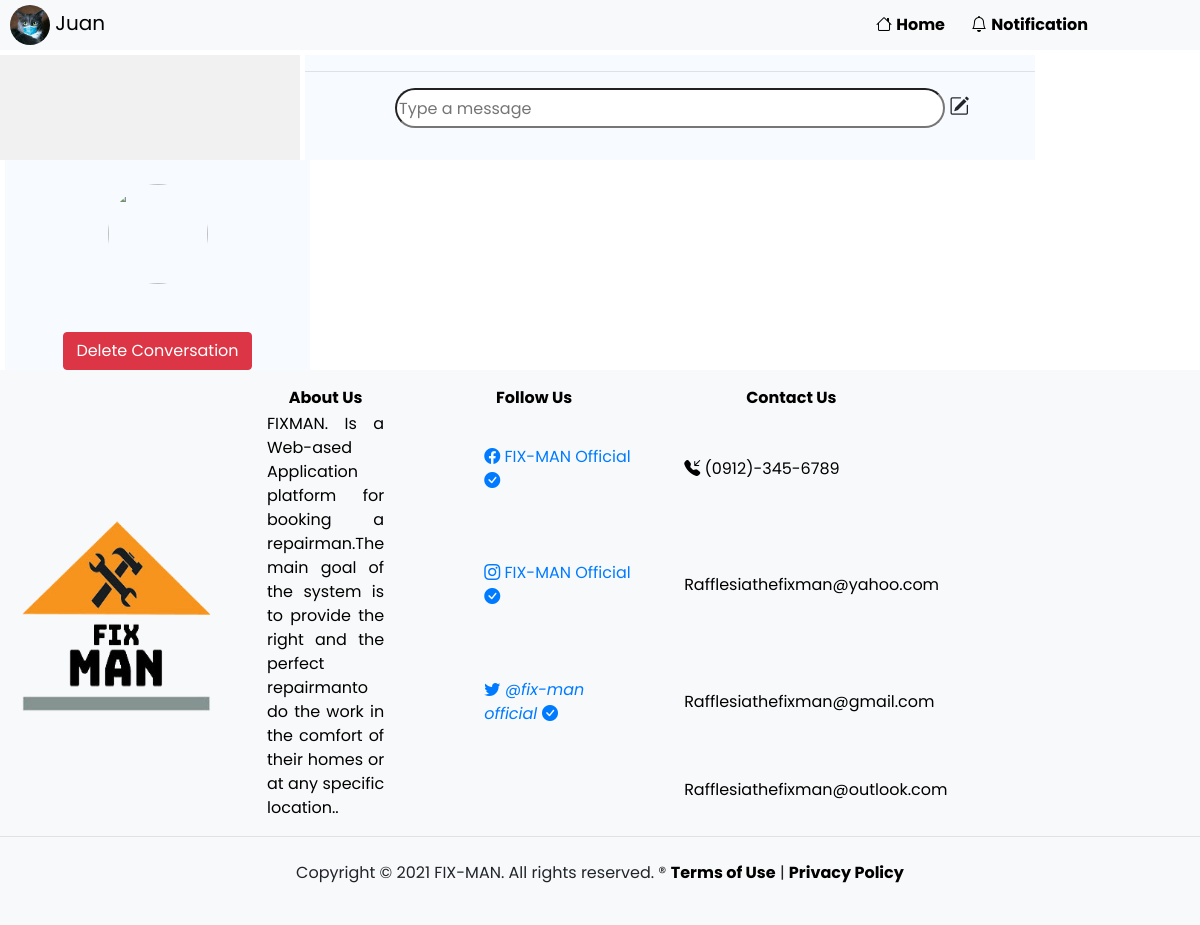
/repairman/messages.php (signed in), run on the app's committed database.
### tables this page shows
CREATE TABLE `repairman` (
  `repairmanid` int(11) NOT NULL,
  `fname` varchar(50) NOT NULL,
  `mname` varchar(50) NOT NULL,
  `lname` varchar(50) NOT NULL,
  `age` int(11) NOT NULL,
  `bdate` date NOT NULL,
  `address` varchar(50) NOT NULL,
  `contactno` varchar(50) NOT NULL,
  `gender` varchar(50) NOT NULL,
  `username` varchar(50) NOT NULL,
  `password` varchar(50) NOT NULL,
  `email` varchar(50) NOT NULL,
  `category` varchar(50) NOT NULL,
  `experience` varchar(50) NOT NULL,
  `fee` decimal(11,2) NOT NULL,
  `documents` varchar(100) NOT NULL,
  `documents2` varchar(50) NOT NULL,
  `documents3` varchar(50) NOT NULL,
  `profilepix` varchar(200) NOT NULL,
  `user_type` varchar(50) NOT NULL,
  `status` varchar(50) NOT NULL,
  `transaction` varchar(50) NOT NULL,
  `paymentopt` varchar(11) NOT NULL
);

### repairman/repairmanheader.php (the view, shortened to what this page needs)
<nav class="bg-light" style="height:50px;">
  <div class="row">
    <div style="width:895px">
      <a class="navbar-brand" href="repairmanprofile.php" style="color:black !important;margin-left:25px"><img src="../profilepix/<?php echo $profilepix ?>" style="width:40px;height:40px;border-radius:100px"> <?php echo $fname?></a>
    </div>
    <div style="width:100px;">
      <a class="nav-link" href="repairmanhomepage.php" style="color:black !important;padding-top:13px;margin-left:-20px"><span class="bi bi-house"></span> <b>Home&emsp;</b></a>
    </div>
    <div style="width:150px;">
      <a class="nav-link" href="#" id="notification" role="button" data-toggle="dropdown" aria-haspopup="true" aria-expanded="false" style="color:black !important;padding-top:13px;margin-left:-25px"><i class="bi bi-bell"></i>
          <b>Notification</b>
        </a>
    </div>
    <div style="width:140px;">
      <a class="nav-link" href="#" id="messages" role="button" data-toggle="dropdown" aria-haspopup="true" aria-expanded="false" style="color:black !important;padding-top:13px;margin-left:-25px"><i class="bi bi-chat-dots"></i></i>
            <b>Messages </b>
          </a>
    </div>
    <div style="width:90px;">
      <a class="nav-link" href="#" id="profile" role="button" data-toggle="dropdown" aria-haspopup="true" aria-expanded="false" style="color:black !important;padding-top:13px;margin-left:-35px"><i class="bi bi-person"></i>
          <b>Profile</b>
        </a>
    </div>
  </div>
</nav>

### repairman/repairman.css (style rules this page uses)
body { font-family: 'Poppins', sans-serif !important; height: auto; background-position: center; background-repeat: no-repeat; background-size: cover; font-size: 1em !important; }

### data on the page
repairman: profilepix (picture), fname "Juan"
